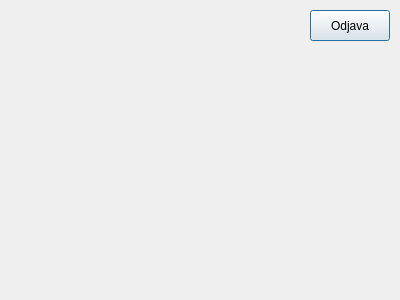
<?xml version="1.0" encoding="UTF-8"?>
<ui version="4.0">
 <class>F_student</class>
 <widget class="QDialog" name="F_student">
  <property name="geometry">
   <rect>
    <x>0</x>
    <y>0</y>
    <width>400</width>
    <height>300</height>
   </rect>
  </property>
  <property name="windowTitle">
   <string>STUDENT</string>
  </property>
  <property name="windowIcon">
   <iconset>
    <normaloff>../ipi.jpg</normaloff>../ipi.jpg</iconset>
  </property>
  <widget class="QPushButton" name="btn_odjava">
   <property name="geometry">
    <rect>
     <x>310</x>
     <y>10</y>
     <width>80</width>
     <height>31</height>
    </rect>
   </property>
   <property name="text">
    <string>Odjava</string>
   </property>
  </widget>
 </widget>
 <resources/>
 <connections/>
</ui>
